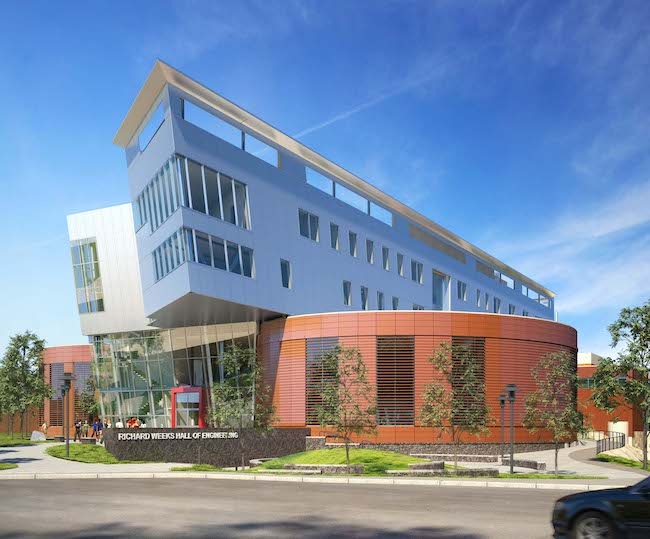
%> input picture WeeksHallSmall.jpg, 650 x 539 px
$ octave Problem31B.m   (GNU Octave 9; MATLAB toolbox functions it lacks are replaced by stand-ins)
%> lines starting %> are read from the running program, lines starting %| are printed output that depends on the picture
% Read and convert image to grayscale
img = imread('WeeksHallSmall.jpg');
%> img is the input picture: size 539x650x3 uint8; mean R, G, B 123, 140.3, 165.4
gray_img = rgb2gray(img);
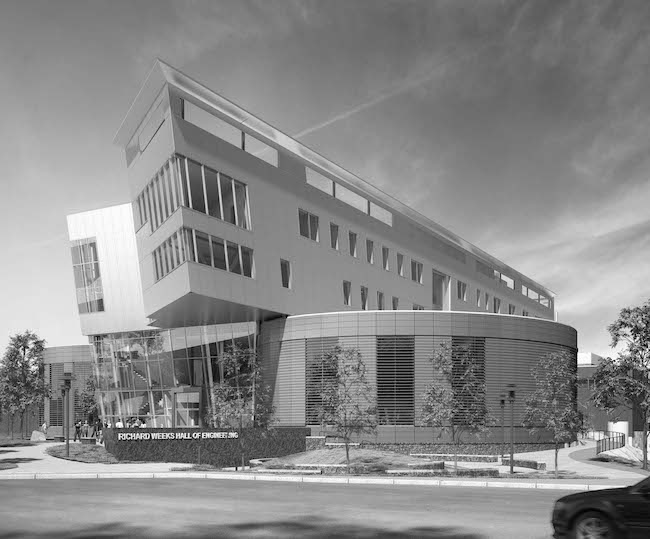
%> gray_img: size 539x650 uint8; min 0, max 255, mean 138

% Define values of M for filtering
M_values = [2, 4, 8, 16, 32];

% Initialize figure for row-blurred images
figure;
for i = 1:length(M_values)
    M = M_values(i);
    % Create the filter (moving average kernel)
    filter_kernel = ones(1, M) / M;

    % Apply filter along rows
    row_blurred = filter(filter_kernel, 1, gray_img);

    % Display the row-blurred image
    subplot(2, length(M_values), i);
    imshow(row_blurred, []);
    title(['Row Blur, M = ', num2str(M)]);
end
%> this loop made 5 passes
%> pass 2, `row_blurred = filter(filter_kernel, 1, gray_img);`:
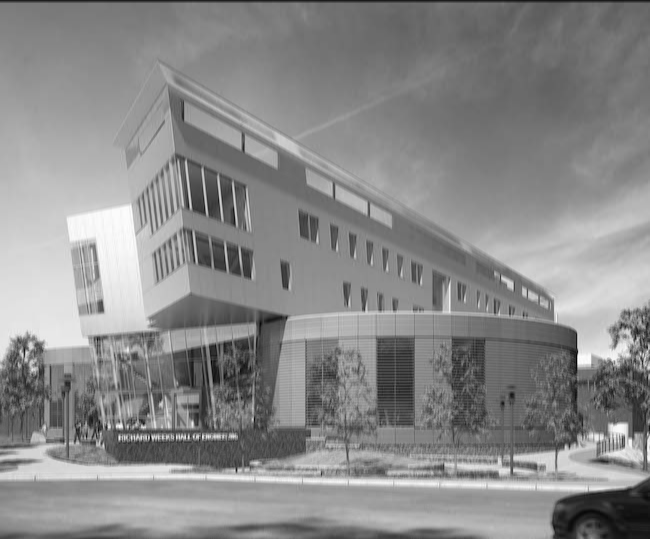
%> row_blurred: size 539x650 double; min 1.75, max 254, mean 137.7
%> pass 3, `row_blurred = filter(filter_kernel, 1, gray_img);`:
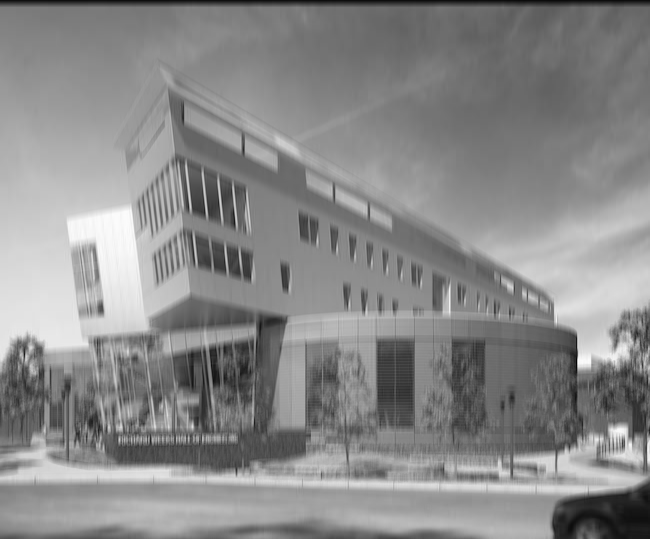
%> row_blurred: size 539x650 double; min 2.5, max 252.9, mean 137.3

% Initialize figure for column-blurred images
for i = 1:length(M_values)
    M = M_values(i);
    % Create the filter (moving average kernel)
    filter_kernel = ones(M, 1) / M;

    % Apply filter along columns
    col_blurred = filter(filter_kernel, 1, gray_img')'; % Transpose for column filtering

    % Display the column-blurred image
    subplot(2, length(M_values), i + length(M_values));
    imshow(col_blurred, []);
    title(['Column Blur, M = ', num2str(M)]);
end
%> this loop made 5 passes
%> pass 2, `col_blurred = filter(filter_kernel, 1, gray_img')';`:
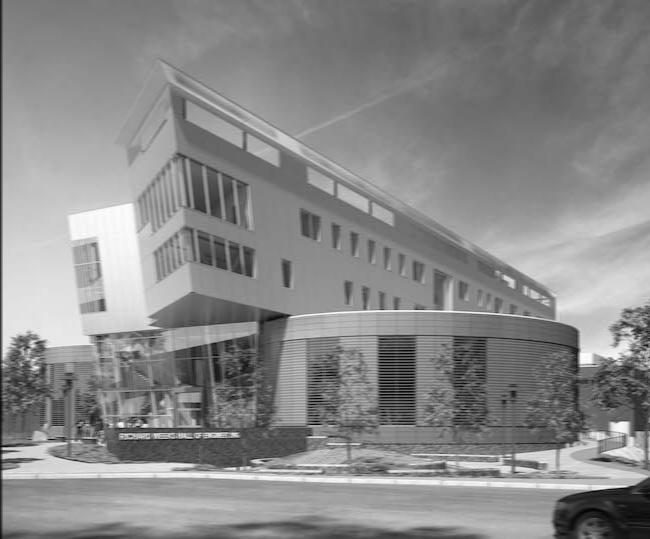
%> col_blurred: size 539x650 double; min 1.75, max 253.8, mean 137.7
%> pass 3, `col_blurred = filter(filter_kernel, 1, gray_img')';`:
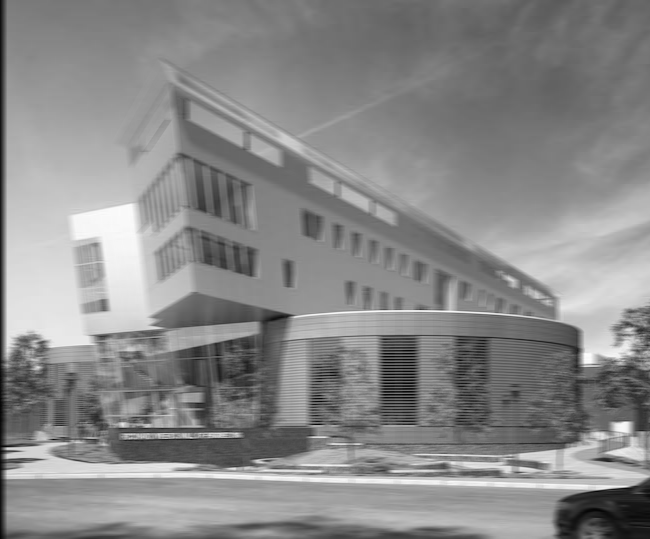
%> col_blurred: size 539x650 double; min 3.62, max 253.4, mean 137.3
%> after the loop:
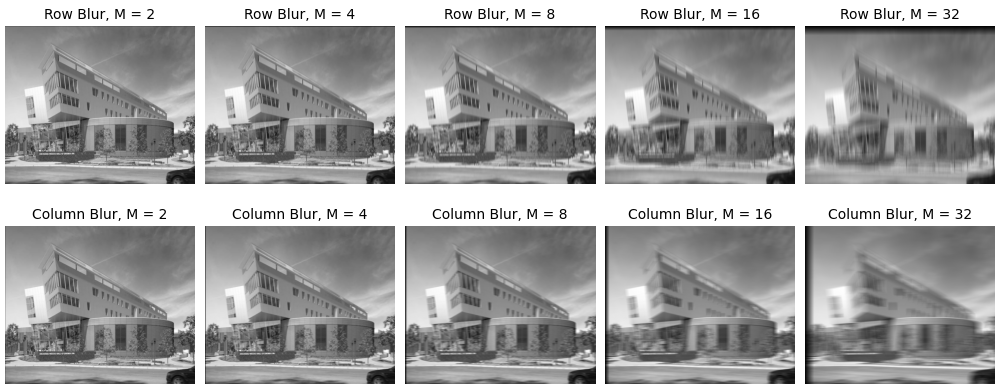
%> figure redrawn from the program's plot data, 10 panels
